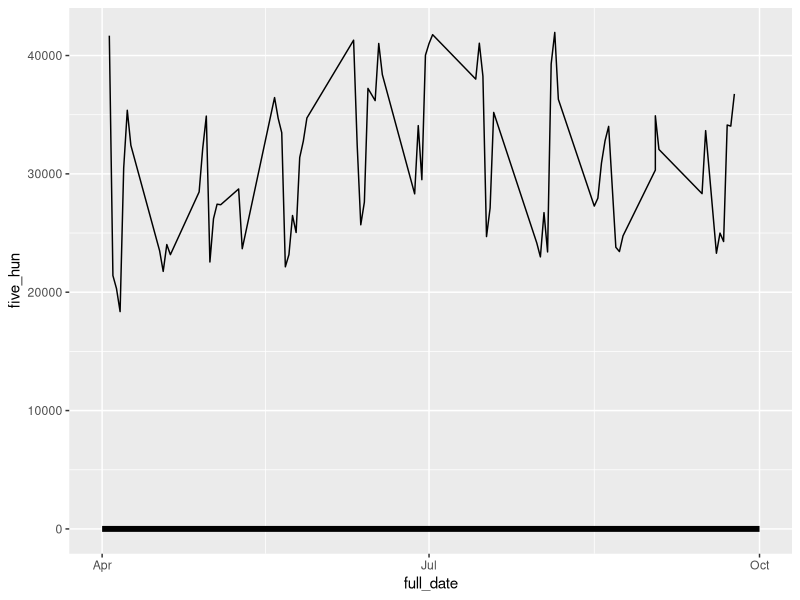

The R script that drew this image:
#Houston winning percentage 
library(ggplot2)
library(dplyr)

# Build the dataframe from the csv with a good date
games <- read.csv("2017-games.csv")%>%
  mutate(year=substr(GAME_DT,1,4)) %>%
  mutate(month=substr(GAME_DT,5,6)) %>%
  mutate(day=substr(GAME_DT,7,8)) %>%
  mutate(full_date=as.Date(paste(year,month,day,sep='-'))) %>%
  arrange(full_date)
# Drop uneeded columns
games$year <- NULL
games$month <- NULL
games$day <- NULL
games$GAME_ID <- NULL
games$GAME_DT <- NULL
# Get a list of teams, just in case
teams <- unique(games['HOME_TEAM_ID'])
#Determine the winner and loser of each game
games$winner <- ifelse(games$AWAY_SCORE_CT > games$HOME_SCORE_CT, as.character(games$AWAY_TEAM_ID), as.character(games$HOME_TEAM_ID))
games$loser  <- ifelse(games$AWAY_SCORE_CT < games$HOME_SCORE_CT, as.character(games$AWAY_TEAM_ID), as.character(games$HOME_TEAM_ID))
# Find out which games the 'Stros won
bool_win_HOU <- as.numeric(grepl("HOU", games$winner))
# Get the cumulative sum as the season progresses
HOU_w <- cumsum(bool_win_HOU)
# Find out which they lost
bool_loss_HOU <- as.numeric(grepl("HOU", games$loser))
# Get the cumulative sum as the season progresses
HOU_l <- cumsum(bool_loss_HOU)
# Get the info we need from the original dataframe into a new df called HOU
ALL_MLB <- subset(games, select = c("HOME_TEAM_ID", "PARK_ID", "ATTEND_PARK_CT", "full_date"))
# Add the two new numbers to the dataframe
ALL_MLB$HOU_l <- HOU_l
ALL_MLB$HOU_w <- HOU_w
#Let's just get games in HOU
HOU <- filter(ALL_MLB, PARK_ID == "HOU03")

# .500 line
x <- as.Date(c("2017-04-01", "2017-10-01"))
y<-c(.5,.5)
five_hundered_line <- data.frame(date=x,five_hun=y)

# Let's plot
ggplot(data=HOU, aes(x=full_date))+
    geom_line(data=five_hundered_line,aes(x=date,y=five_hun), size=2)+
    geom_line(aes(y=(HOU_w / (HOU_l + HOU_w))))+
    geom_line(aes(y=ATTEND_PARK_CT))


